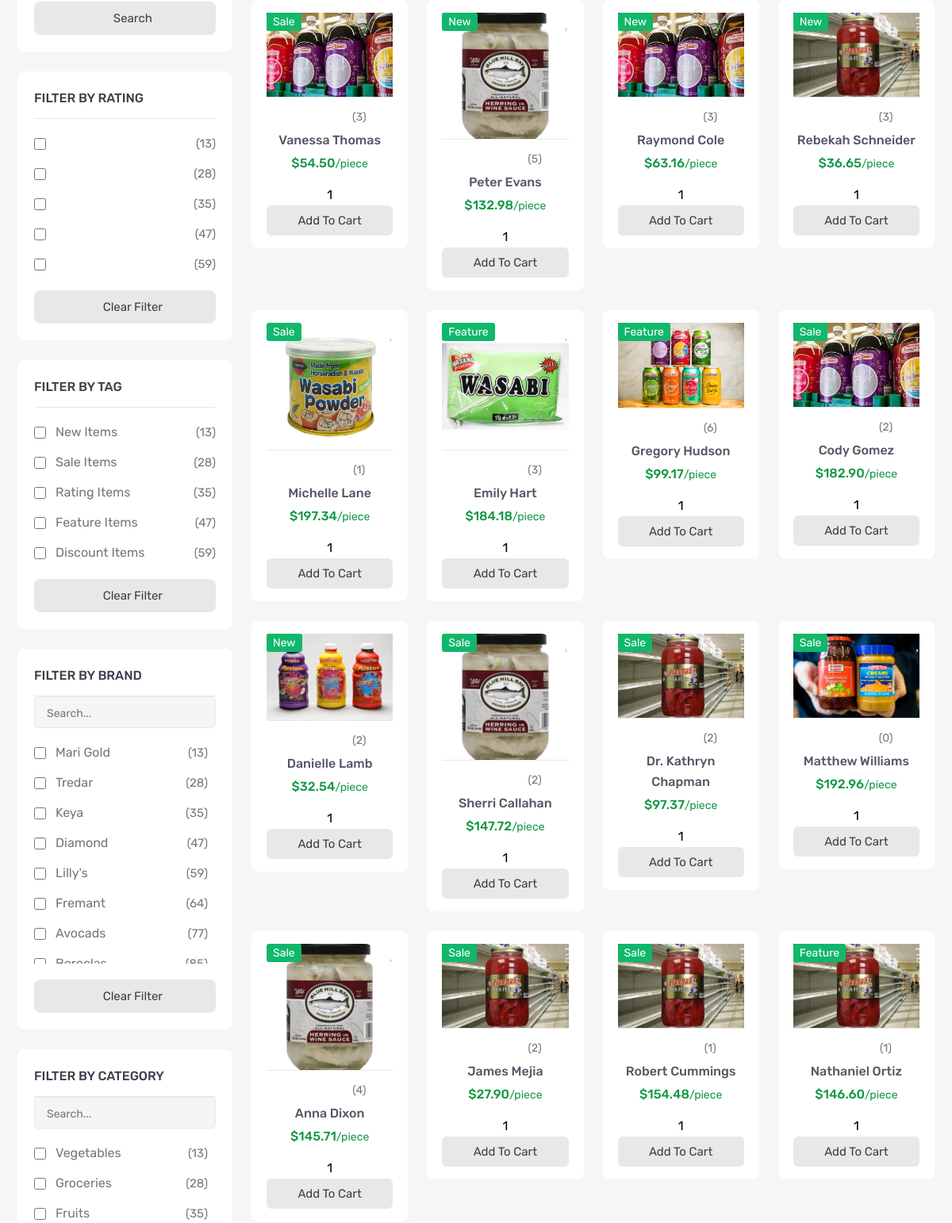
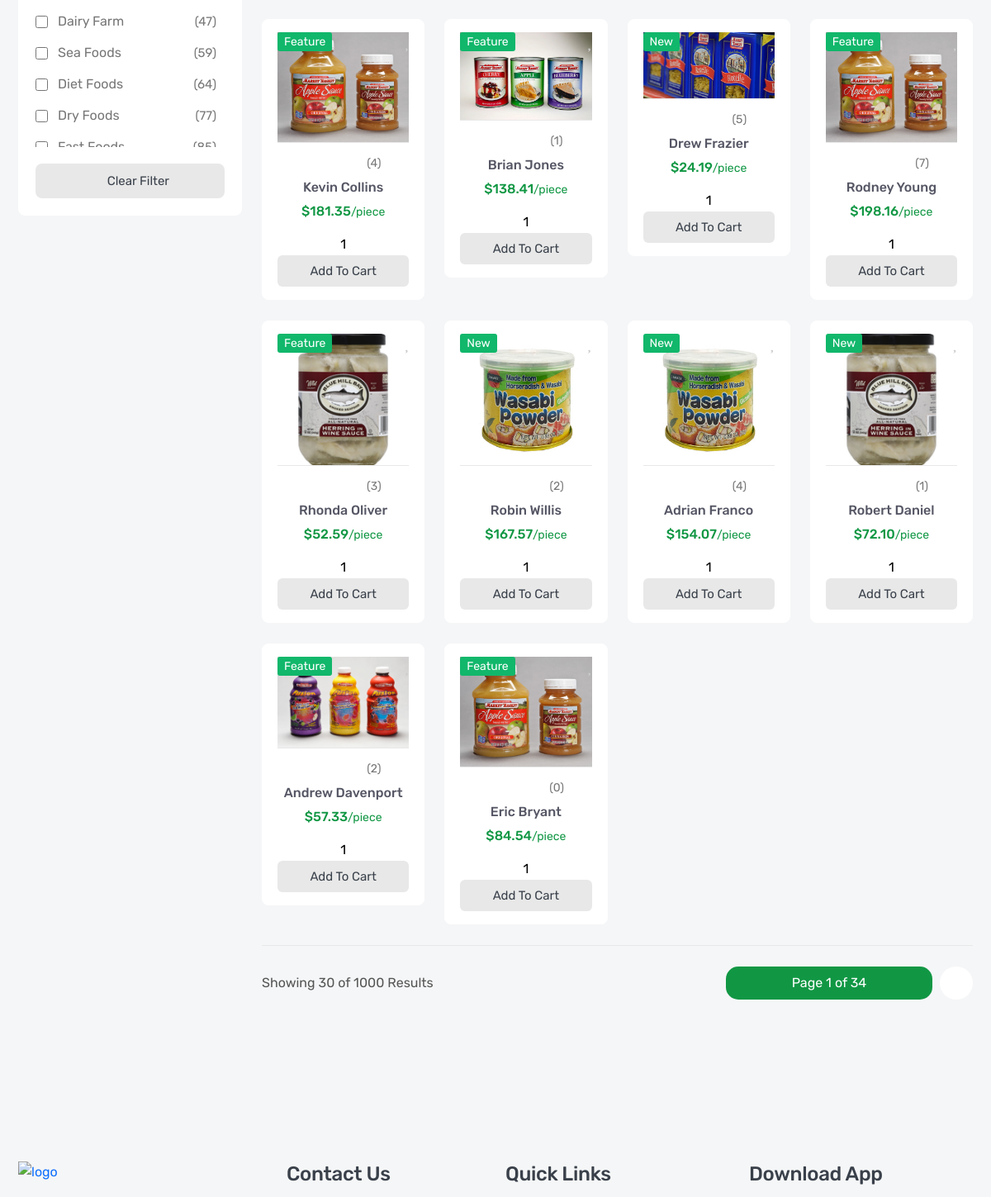
/products (middle part), run on an earlier commit of the app's database (2 pictures, top to bottom).
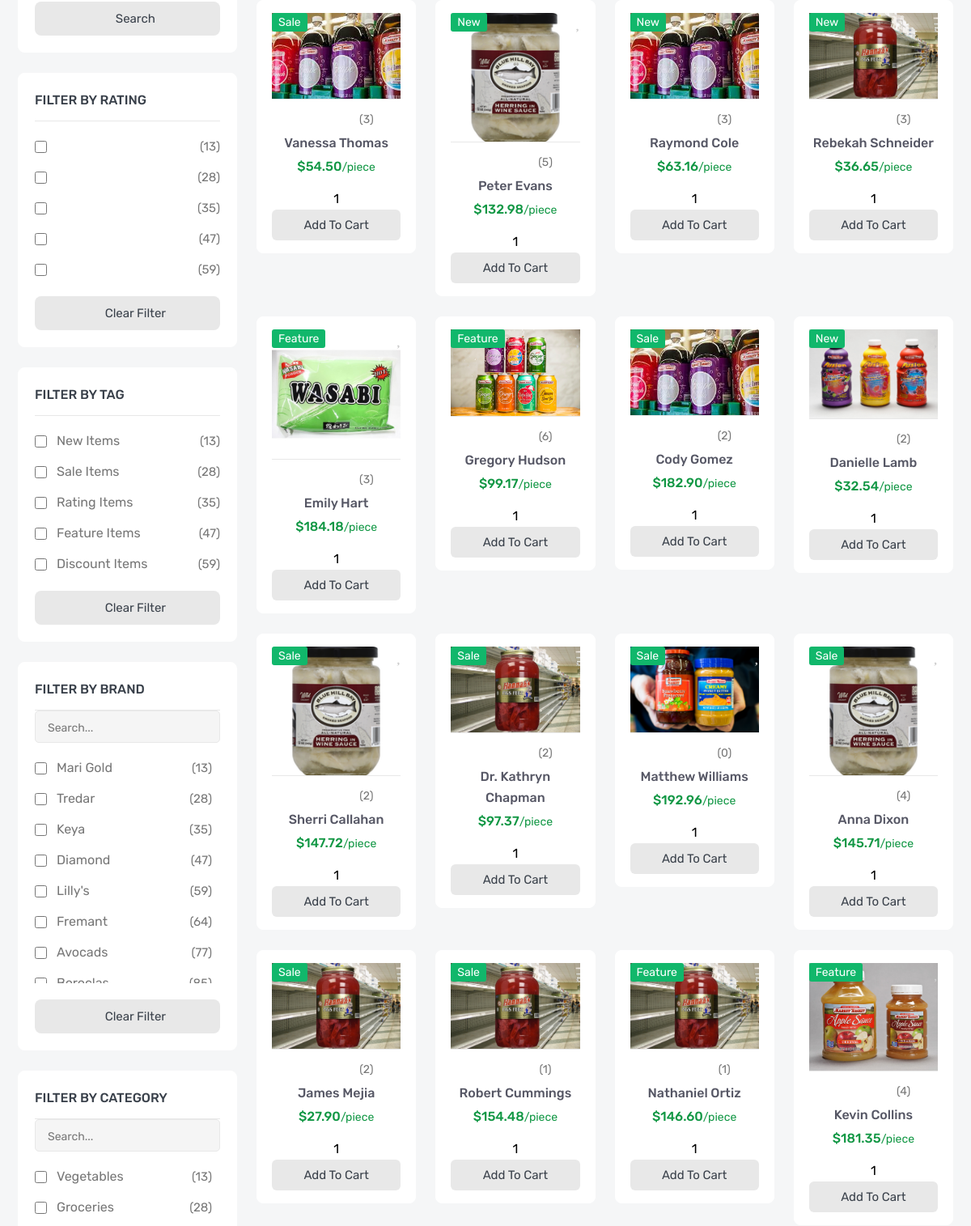
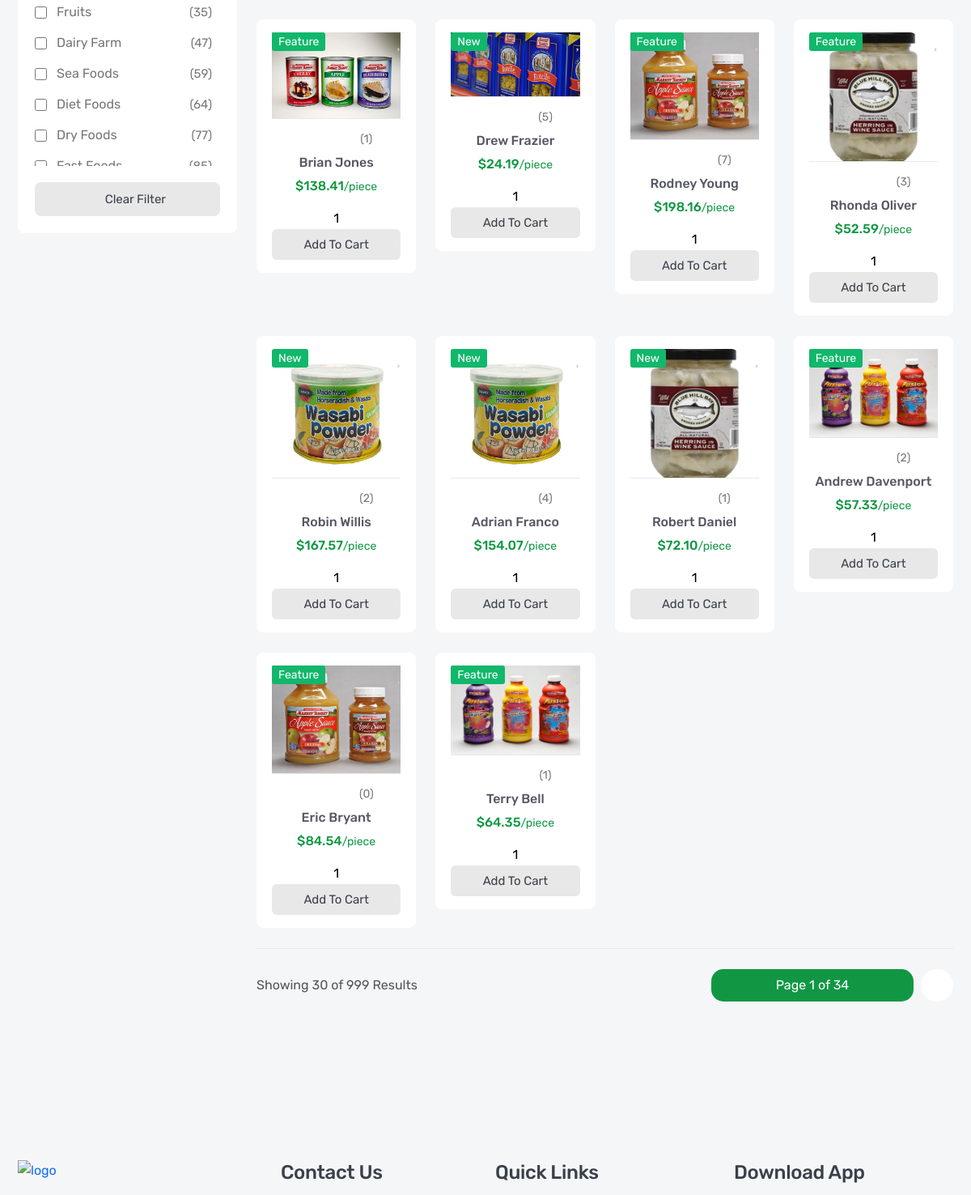
And on a later commit of the database (2 pictures, top to bottom).
### product/models.py (models this page shows, shortened)
class Product(models.Model):
    name=models.CharField(_("name"), max_length=150)
    image=models.ImageField(_("image"), upload_to='product_images')
    flag=models.CharField(_("flag"), max_length=50,choices=FLAG_Type)
    price=models.DecimalField(_("price"), max_digits=10, decimal_places=2)
    sku=models.IntegerField(_("serial"))
    subtitle=models.CharField(_("subtitle"), max_length=500)
    description=models.TextField(_("descriptions"),max_length=10000)
    brand=models.ForeignKey(Brand,verbose_name=_("Brand"), on_delete=models.SET_NULL,blank=True,null=True,related_name='product_brand')
    tag=TaggableManager()
    slug=models.SlugField(_("slug"),null=True,blank=True)
    def avg_rate(self):
        product_review=self.product_reviews.all()
        sum_avg=0
        if len(product_review) > 0 :
            for x in product_review:
                sum_avg += x.rate
            return round (sum_avg/len(product_review),0)
        else:
            return 0

class ProductReview(models.Model):
    user=models.ForeignKey(User, verbose_name=_("User"),on_delete=models.SET_NULL,blank=True,null=True)
    product=models.ForeignKey(Product,verbose_name=_("Product"), on_delete=models.CASCADE,related_name='product_reviews')
    rate=models.IntegerField(_("rate"))
    review=models.TextField(_("review"),max_length=1000)
    date=models.DateTimeField(_("date"), default=timezone.now)

### product/views.py (the view)
# urls.py: path('products',ProductList.as_view(),name='Product_List'),
class ProductList(ListView):
    model=Product
    paginate_by=30
    extra_context={'objects_count':Product.objects.all().count()}

### order/cart_context_processor.py (called while the page is built)
def get_or_create_cart(request):
    if request.user.is_authenticated:
        cart=Cart.objects.get_or_create(user=request.user,status='InProgress')
        return {'cart':'cart'}
    else:
        return {}

### product/templates/product/product_list.html (shortened to what the changed rows need)
{% extends 'base.html' %}
{% load static %}
{% block body %}
<section class="inner-section shop-part">
    <div class="container">
        <div class="row content-reverse">
            <div class="col-lg-9">
                <div class="row row-cols-2 row-cols-md-3 row-cols-lg-3 row-cols-xl-4">
                    {% for object in object_list%}
                    <div class="col">
                        <div class="product-card">
                            <div class="product-media">
                                <div class="product-label">
                                    <label class="label-text new">{{object.flag}}</label>
                                </div>
                                <button class="product-wish wish">
                                    <i class="fas fa-heart"></i>
                                </button>
                                <a class="product-image" href="{% url 'products:Product_Detail' object.slug %}">
                                    <img src="{{object.image.url}}" alt="product">
                                </a>
                            </div>
                            <div class="product-content">
                                <div class="product-rating">
                                    <i class="{% if object.avg_rate > 0 %} active {% endif %} icofont-star"></i>
                                    <i class="{% if object.avg_rate > 1 %} active {% endif %} icofont-star"></i>
                                    <i class="{% if object.avg_rate > 2 %} active {% endif %} icofont-star"></i>
                                    <i class="{% if object.avg_rate > 3 %} active {% endif %} icofont-star"></i>
                                    <i class="{% if object.avg_rate > 4 %} active {% endif %} icofont-star"></i>
                                    <a href="#">({{object.product_reviews.all|length}}) </a>
                                </div>
                                <h6 class="product-name">
                                    <a href="{% url 'products:Product_Detail' object.slug %}">{{object.name}}</a>
                                </h6>
                                <h6 class="product-price">
                                    <span>${{object.price}}<small>/piece</small></span>
                                </h6>
                                <form action="{%url 'orders:add_to_Cart'%}" method="post"  >
                                    <input class="action-input" title="Quantity Number" type="text" name="quantity" value="1" style="border-radius: 6px; width: 100%; text-align: center;" >
                                    <input class="product-add" title="Add to Cart"  type="submit" value="add to cart">
                                </form>
                            </div>
                        </div>
                    </div>
                    {% endfor %}
                </div>
                <div class="row">
                    <div class="col-lg-12">
                        <div class="bottom-paginate">
                            <p class="page-info">Showing 30 of {{objects_count}} Results</p>
                            <ul class="pagination">
                                <li class="page-item"></li>
                                {% if page_obj.has_next %}
                                <li class="page-item">
                                </li>
                                {% endif %}
                            </ul>
                        </div>
                    </div>
                </div>
            </div>
        </div>
    </div>
</section>
{% endblock body %}

What changed in the data, as far as the page shows it:
removed Product: flag "Sale", image (picture), product_reviews.all|length "1", name "Michelle Lane", price "197.34"
now on this page (row unchanged): Product: flag "Feature", image (picture), product_reviews.all|length "1", name "Terry Bell", price "64.35"
Also different on the page:
{{ objects_count }}: "1000" → "999"
